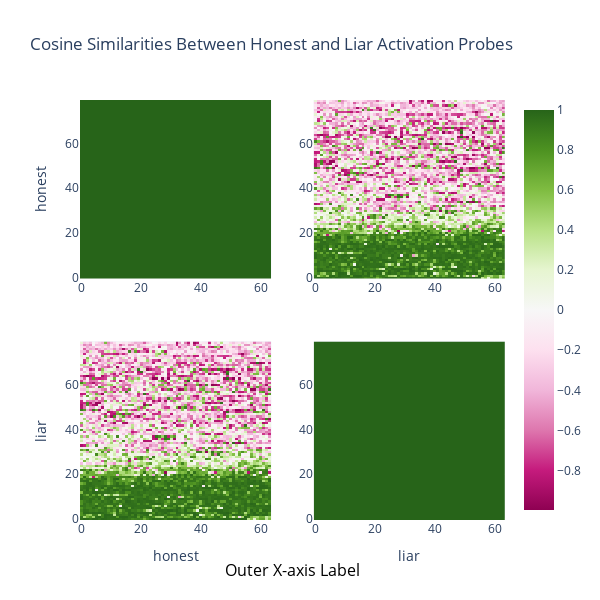

Notebook code for this chart:
### Code cell
transfer_accs, cossim_fig = plot_transfer_acc_subplots(train_acts, test_acts, test_only=True, cosine_sim=True)
cossim_fig.update_layout(
    width=600,
    height=600,
    title_text=f"Cosine Similarities Between Honest and Liar Activation Probes",
    # annotations=[
    #     go.layout.Annotation(
    #         text="Tested on:",
    #         showarrow=False,
    #         xref='paper',
    #         yref='paper',
    #         x=0.5,
    #         y=-0.15,
    #         font=dict(
    #             size=16,
    #             color="black"
    #         ),
    #     )
    # ]
)
cossim_fig.show()

### Figure 1 — Plotly figure (JSON) as saved in the notebook; plotly's stock layout.template omitted (floating-point values rounded to 4 significant figures; data arrays with more than 128 entries replaced by an {"elided": "..."} marker saying what was removed)
{"data": [{"coloraxis": "coloraxis", "hovertemplate": "Heads (sorted): %{x}<br>Layers: %{y}<br>color: %{z}<extra></extra>", "name": "0", "type": "heatmap", "xaxis": "x", "yaxis": "y", "z": {"elided": "80x64 float values"}}, {"coloraxis": "coloraxis", "hovertemplate": "Heads (sorted): %{x}<br>Layers: %{y}<br>color: %{z}<extra></extra>", "name": "0", "type": "heatmap", "xaxis": "x2", "yaxis": "y2", "z": {"elided": "80x64 float values"}}, {"coloraxis": "coloraxis", "hovertemplate": "Heads (sorted): %{x}<br>Layers: %{y}<br>color: %{z}<extra></extra>", "name": "0", "type": "heatmap", "xaxis": "x3", "yaxis": "y3", "z": {"elided": "80x64 float values"}}, {"coloraxis": "coloraxis", "hovertemplate": "Heads (sorted): %{x}<br>Layers: %{y}<br>color: %{z}<extra></extra>", "name": "0", "type": "heatmap", "xaxis": "x4", "yaxis": "y4", "z": {"elided": "80x64 float values"}}], "layout": {"annotations": [{"font": {"color": "black", "size": 16}, "showarrow": false, "text": "Outer X-axis Label", "x": 0.5, "xref": "paper", "y": -0.15, "yref": "paper"}], "height": 600, "title": {"text": "Cosine Similarities Between Honest and Liar Activation Probes"}, "width": 600, "xaxis": {"anchor": "y", "domain": [0, 0.45]}, "xaxis2": {"anchor": "y2", "domain": [0.55, 1]}, "xaxis3": {"anchor": "y3", "domain": [0, 0.45], "title": {"text": "honest"}}, "xaxis4": {"anchor": "y4", "domain": [0.55, 1], "title": {"text": "liar"}}, "yaxis": {"anchor": "x", "domain": [0.575, 1], "title": {"text": "honest"}}, "yaxis2": {"anchor": "x2", "domain": [0.575, 1]}, "yaxis3": {"anchor": "x3", "domain": [0, 0.425], "title": {"text": "liar"}}, "yaxis4": {"anchor": "x4", "domain": [0, 0.425]}}}
